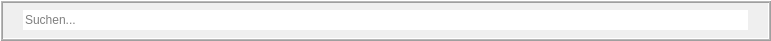
   <widget class="QFrame" name="frame">
    <property name="geometry">
     <rect>
      <x>10</x>
      <y>470</y>
      <width>771</width>
      <height>41</height>
     </rect>
    </property>
    <property name="sizePolicy">
     <sizepolicy hsizetype="Fixed" vsizetype="Fixed">
      <horstretch>0</horstretch>
      <verstretch>0</verstretch>
     </sizepolicy>
    </property>
    <property name="autoFillBackground">
     <bool>false</bool>
    </property>
    <property name="frameShape">
     <enum>QFrame::Box</enum>
    </property>
    <property name="frameShadow">
     <enum>QFrame::Raised</enum>
    </property>
    <property name="lineWidth">
     <number>1</number>
    </property>
    <property name="midLineWidth">
     <number>1</number>
    </property>
    <widget class="QWidget" name="layoutWidget">
     <property name="geometry">
      <rect>
       <x>10</x>
       <y>0</y>
       <width>751</width>
       <height>41</height>
      </rect>
     </property>
     <layout class="QHBoxLayout" name="horizontalLayout">
      <item>
       <widget class="QLabel" name="label_2">
        <property name="maximumSize">
         <size>
          <width>22</width>
          <height>22</height>
         </size>
        </property>
        <property name="text">
         <string/>
        </property>
        <property name="pixmap">
         <pixmap resource="resources.qrc">:/Resources/Icons/computer/CDROM01.ICO</pixmap>
        </property>
        <property name="scaledContents">
         <bool>true</bool>
        </property>
        <property name="buddy">
         <cstring>le_Suche</cstring>
        </property>
       </widget>
      </item>
      <item>
       <widget class="QLineEdit" name="le_Suche">
        <property name="text">
         <string notr="true"/>
        </property>
        <property name="frame">
         <bool>false</bool>
        </property>
        <property name="placeholderText">
         <string>Suchen...</string>
        </property>
        <property name="clearButtonEnabled">
         <bool>true</bool>
        </property>
       </widget>
      </item>
      <item>
       <widget class="QLabel" name="lblPic_searchInfo">
        <property name="maximumSize">
         <size>
          <width>18</width>
          <height>18</height>
         </size>
        </property>
        <property name="font">
         <font>
          <weight>50</weight>
          <italic>false</italic>
          <bold>false</bold>
          <underline>false</underline>
          <strikeout>false</strikeout>
          <kerning>true</kerning>
         </font>
        </property>
        <property name="layoutDirection">
         <enum>Qt::RightToLeft</enum>
        </property>
        <property name="text">
         <string notr="true"/>
        </property>
        <property name="textFormat">
         <enum>Qt::AutoText</enum>
        </property>
        <property name="pixmap">
         <pixmap resource="resources.qrc">:/Resources/Icons/computer/MSGBOX04.ICO</pixmap>
        </property>
        <property name="scaledContents">
         <bool>true</bool>
        </property>
        <property name="buddy">
         <cstring>le_Suche</cstring>
        </property>
       </widget>
      </item>
     </layout>
    </widget>
   </widget>
